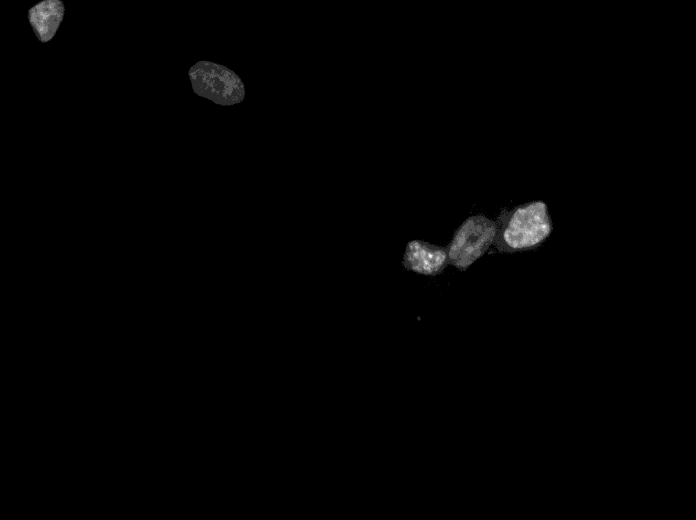
#> input picture Week_05/data/no-serum-dapi.tiff, 1392 x 1040 px (shown at 1/2 size); its folder holds 4 pictures in this run
$ jupyter execute --allow-errors POSTCLASS_5-2_Image_analysis_II_upload.ipynb
#> lines starting #> are read from the running program, lines starting #| are printed output that depends on the picture; after the words box and inside, x2 and y2 are one past the last pixel; in counts of white or black regions, pixels touching at a corner belong together
<h1 style="font-size: 40px; margin-bottom: 0px;">5.2 Python image analysis (II)</h1>

<hr style="margin-left: 0px; border: 0.25px solid; border-color: #000000; width: 800px;"></hr>

In notebook 5-1, we started exploring how images are represented on our computers by playing around with them in Python. Today, we'll take what we know about how images are represented to extract quantitative information from our images and use that information to analyze our images to derive biological insights. First, we'll load in the single set of serum-starved and serum-stimulated cells that we worked with in in notebook 5-1, then run through an analysis to quantify the nuclear intensity of YAP after serum stimulation. Then, you'll use what you learned to determine if there is a significant difference in YAP nuclear localization.

<strong>Learning objectives:</strong>
<ul>
    <li>Continue exploring images in Python</li>
    <li>Extract quantitative information from images</li>
    <li>Analyze a single image</li>
    <li>Run a quick analysis to compare serum starved and serum stimulated conditions</li>
</ul>

[cell 1]
#Import packages
import numpy as np
import pandas as pd
import matplotlib.pyplot as plt
import seaborn as sns
import scipy.stats as stats
import os
import skimage as ski
import scipy.ndimage as ndi

<h1 style="font-size: 40px; margin-bottom: 0px;">Extract quantitative information from images</h1>

<hr style="margin-left: 0px; border: 0.25px solid; border-color: #000000; width: 850px;"></hr>

To get us started for today's lesson, let's copy over our code to load in our image files in our <code>data</code> subdirectory like we did in notebook 5-1.

[cell 2]
#We can load in our files the same way we did in notebook 5-1 since we're working with the same images
no_serum_names = [name for name in os.listdir('./data') if 'no-serum' in name]
no_serum_names.sort()

serum_names = [name for name in os.listdir('./data') if 'no-serum' not in name]
serum_names.sort()

no_serum = [plt.imread(f'./data/{i}') for i in no_serum_names]
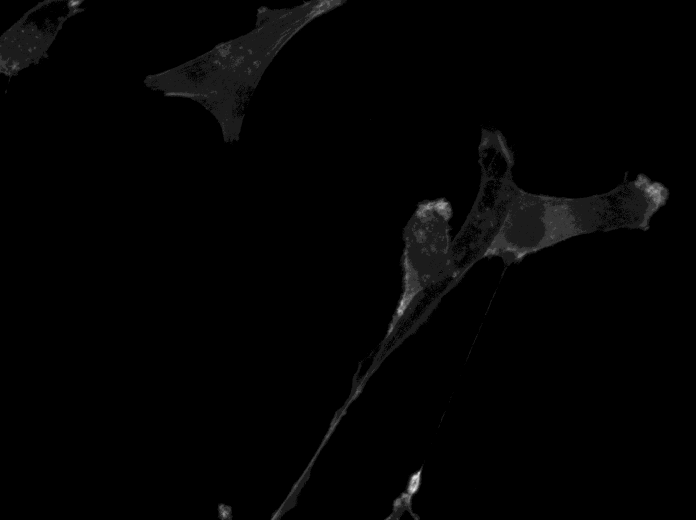
#> input picture Week_05/data/no-serum-phalloidin.tiff, 1392 x 1040 px (shown at 1/2 size)
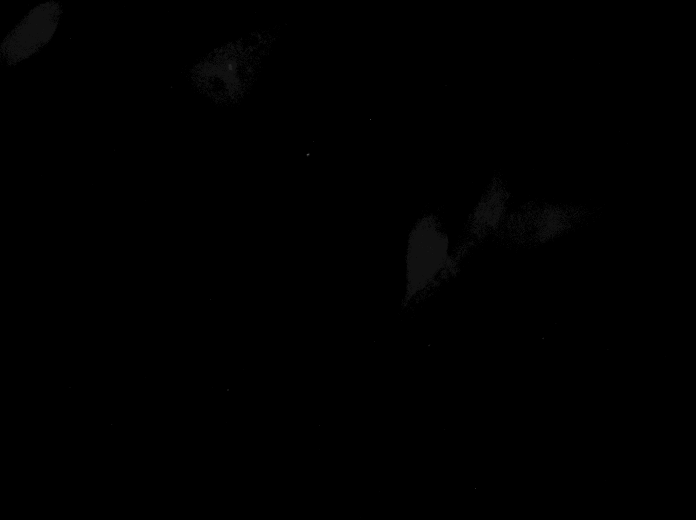
#> input picture Week_05/data/no-serum-yap.tiff, 1392 x 1040 px (shown at 1/2 size)
#> no_serum = 3 items
serum = [plt.imread(f'./data/{i}') for i in serum_names]
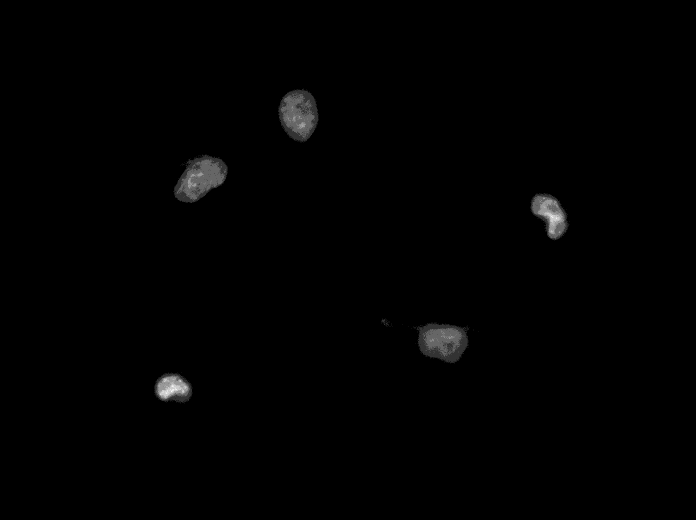
#> input picture Week_05/data/serum-dapi.tiff, 1392 x 1040 px (shown at 1/2 size)
#> serum = 1 item

plt.imshow(
    no_serum[0],
)

<h2>Plot the intensity profile</h2>

Since our images are 2D arrays, we can pull out rows and columns and then plot the resulting intensities along that axis as a line plot to visualize the intensity profile. Select an image from the ones that we've imported, and then see if you can plot an intensity profile by pulling out the intensity values for just a single row or a single column from that image.

[cell 3]
#Here, we're pulling out the intensity values for a single row and then plotting a line plot of it
#So the x-axis will be the position along the image's width
#and the y-axis will be the intensity value (gray value)
#To help with visualization, we'll visualize our image on the left plot
#and our lineplot on the right plot
fig, ax = plt.subplots(1, 2)

#We set up a variable to specify what row index we want to pull out
#So we can update this variable and the rest of the code will update appropriately
pull_row = 50

#Our left hand plot will just be our image
ax[0].imshow(
    no_serum[0],
    cmap='gray',
)

#And we can plot a horizontal line to show what row we're plotting
ax[0].hlines(
    pull_row,
    0,
    len(no_serum[0][pull_row, :]),
    color='y',
    ls='--',
    lw=0.75,
)

ax[0].axis(False)

#And then plot our line plot of the gray values on the right
sns.lineplot(
    no_serum[0][pull_row, :],
    ax=ax[1],
)

ax[1].set_xlabel('Position along image width')
ax[1].set_ylabel('Gray value')

fig.set_size_inches(10, 5)
fig.set_dpi(300)
plt.show()
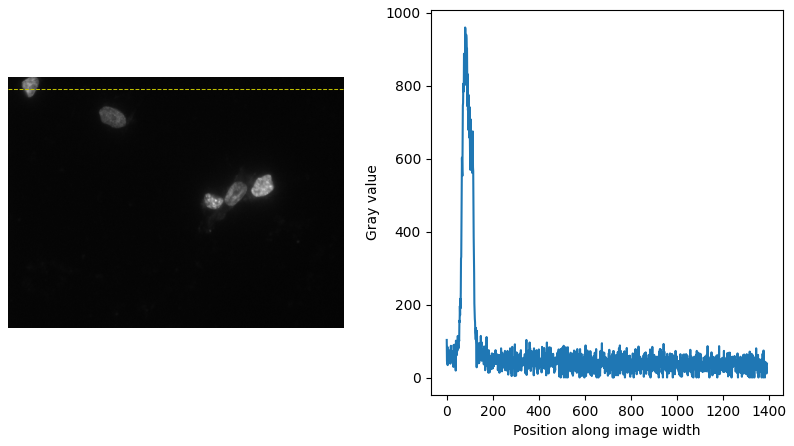
#> figure drawn by matplotlib, 2 panels; panel 2: curve peaks at x = 80, y = 960

<h2>Detect edges</h2>

The quantitative values of our images can be used to determine where edges exist in our images, and we can make use of scikit-image's <code>ski.feature.canny()</code> edge detector function to identify where the edges are. <a href="https://scikit-image.org/docs/stable/api/skimage.feature.html#skimage.feature.canny" rel="noopener noreferrer"><u>Documentation for <code>ski.feature.canny()</code> can be found here.</u></a>

This function allows us to set the thresholds for what is considered an edge as well as smooth out noise if our images are noisy, resulting in edges being detected where they don't actually exist.

[cell 4]
#From the profile plot above, we can see that edges can be identified by a large delta gray value
#Here, we use a scikit-image package to detect edges, which uses this concept
edges = ski.feature.canny(
    no_serum[0],
    sigma=1.75,
    low_threshold=100,
    high_threshold=450,
)
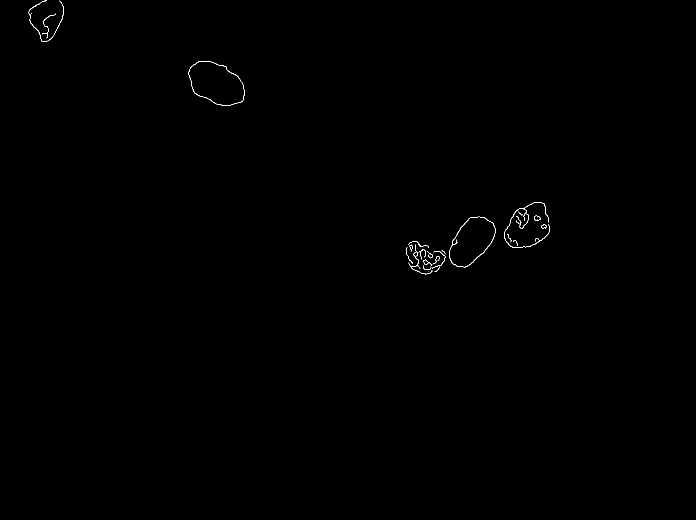
#> edges: shape (1040, 1392) bool (shown at 1/2 size); 0.16% white in thin lines or dots, all inside (x1, y1, x2, y2) = (57, 1, 1100, 549)

plt.imshow(edges)
plt.axis(False);

<h2>Identify particles in an image</h2>

Like with ImageJ, we can also create a binary image to then analyze the properties of the particles selected by our threshold. To do this, let's first process our two DAPI images again to convert our image into a binary image by thresholding. Use the same threshold for both images, so that we are processing both sample conditions in the same way. If there are holes left after thresholding, see if you remember how to fill holes in a binary image from notebook 5-1.

[cell 5]
#Set up our threshold like we've done before and fill in holes
ns_thresh = no_serum[0] > 400
#> ns_thresh: shape (1040, 1392) bool; 1.8% white; 45 white regions (41 under 20 px), largest, box (x1, y1, x2, y2) and area: (812, 434, 992, 548) 9817, (1003, 403, 1102, 499) 6601, (377, 123, 489, 208) 5242, (57, 0, 128, 84) 4082
ns_thresh_fill = ndi.binary_fill_holes(ns_thresh)
#> ns_thresh_fill: shape (1040, 1392) bool; 1.8% white; 45 white regions (41 under 20 px), largest, box (x1, y1, x2, y2) and area: (812, 434, 992, 548) 9944, (1003, 403, 1102, 499) 6616, (377, 123, 489, 208) 5779, (57, 0, 128, 84) 4083

s_thresh = serum[0] > 400
#> s_thresh: shape (1040, 1392) bool; 1.5% white; 50 white regions (45 under 20 px), largest, box (x1, y1, x2, y2) and area: (352, 316, 453, 403) 5397, (559, 182, 635, 280) 5111, (840, 652, 933, 720) 4335, (1064, 390, 1134, 479) 3624, (310, 750, 382, 801) 2673
s_thresh_fill = ndi.binary_fill_holes(s_thresh)
#> s_thresh_fill: shape (1040, 1392) bool; 1.5% white; 50 white regions (45 under 20 px), largest, box (x1, y1, x2, y2) and area: (352, 316, 453, 403) 5495, (559, 182, 635, 280) 5207, (840, 652, 933, 720) 4464, (1064, 390, 1134, 479) 3636, (310, 750, 382, 801) 2682

Take a look at both thresholded DAPI images side by side.

[cell 6]
fig, ax = plt.subplots(1, 2)

ax[0].imshow(
    ns_thresh_fill,
)

ax[1].imshow(
    s_thresh_fill,
)

ax[0].axis(False)
ax[1].axis(False)

fig.set_dpi(300)

<h3>Remove particles on the image edge</h3>

Sometimes it can be helpful to also remove particles that are clipped by the boundaries of our image so that we exclude them from our analysis. In one of our images, we can see that there is a nucleus that is right on the edge. This could potentially throw off our results since we're not capturing the full nucleus. We can remove this particle by using <code>ski.segmentation.clear_border()</code>, which will remove particles that tough the edges of our image and is similar to what you can also do in ImageJ. <a href="https://scikit-image.org/docs/stable/api/skimage.segmentation.html#skimage.segmentation.clear_border" rel="noopener noreferrer"><u>Documentation for <code>ski.segmentation.clear_border()</code> can be found here.</u></a>

[cell 7]
ns_thresh_fill = ski.segmentation.clear_border(ns_thresh_fill)
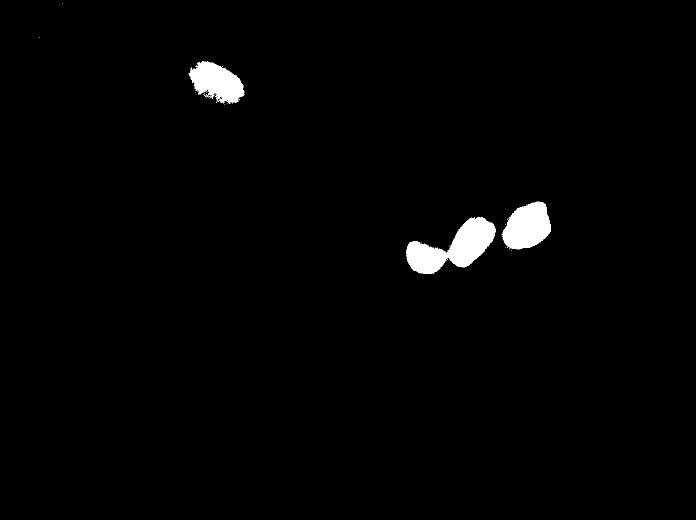
#> ns_thresh_fill: shape (1040, 1392) bool (shown at 1/2 size); 1.5% white; 44 white regions (41 under 20 px)

plt.imshow(ns_thresh_fill)

Once we have our processed binaries, we can use scikit-image's <code>ski.measure.label()</code> function to identify and also label individual particles in our thresholded images. <a href="https://scikit-image.org/docs/stable/api/skimage.measure.html#skimage.measure.label" rel="noopener noreferrer"><u>Documentation for <code>ski.measure.label()</code> can be found here.</u></a>

Digging into the documentation, we can see that this function works by assigning any element in our 2D matrix with the value <code>0</code> as background pixels by default, and then it identifies particles as clusters of connected elements that share the same value, which in our case is <code>1</code>. Then after it identifies particles, it will assign each particle its own integer label.

If we dig into the documentation, we can see that it returns to us one object by default (<code>labels</code>), which is the labeled array where each particle is assigned an integer value. We can also instruct it to return an additional object (<code>num</code>), which is just the total particle count if we switch the parameter <code>return_num</code> from <code>False</code> to <code>True</code>.

[cell 8]
#Here we're just labeling particles in our image
#So anything that is not background (not 0) will be a particle
#And the documentation details how it determines what a particle is
ns_label, ns_particle_count = ski.measure.label(
    ns_thresh_fill,
    return_num=True,
)
#> ns_label: shape (1040, 1392) int32; 45 distinct labels, from 0 to 44
#> ns_particle_count = 44

s_label, s_particle_count = ski.measure.label(
    s_thresh_fill,
    return_num=True,
)
#> s_label: shape (1040, 1392) int32; 51 distinct labels, from 0 to 50
#> s_particle_count = 50

Now let's take a look at the two objects it's returned to us. How many particles do you see when looking at the number of particles compared to how many particles you see when you visualize the returned array using <code>plt.imshow()</code>?

[cell 9]
plt.imshow(ns_thresh_fill)

[cell 10]
print(ns_particle_count)
#| 44

<h3>Visualize labeled particles more distinctly</h3>

We can see that the particles are visualized with slightly different color if we use the viridis colormap because their labels are treated as intensity values. But we can make their colors more distinct from one another based on their labels.

To do this, we can assign a color to each particle based on their label using <code>ski.color.label2rgb()</code>, which will allow us to more easily differentiate each particle based on their assigned color rather than treating their label as an intensity value. <a href="https://scikit-image.org/docs/stable/api/skimage.color.html#skimage.color.lab2rgb" rel="noopener noreferrer"><u>Documentation for <code>ski.color.label2rgb()</code> can be found here.</u></a>

[cell 11]
plt.imshow(ski.color.label2rgb(s_label))
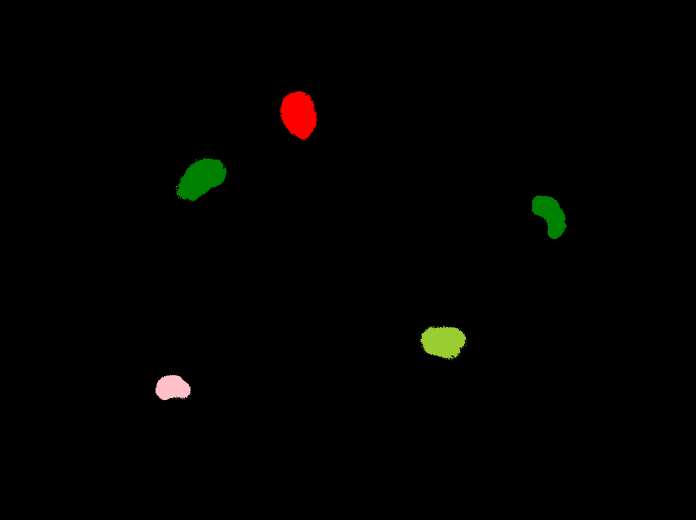
#> shown: shape (1040, 1392, 3) float64 (shown at 1/2 size); mean R, G, B 0.00734, 0.00706, 0.0021

<h2>Analyze particles</h2>

With our labeled particles, we can continue to make use of scikit-image to now analyze the labeled particles. To do this, we'll use the <code>ski.measure.regionprops()</code> function, which will measure a bunch of properties of each labeled particle. <a href="https://scikit-image.org/docs/stable/api/skimage.measure.html#skimage.measure.regionprops" rel="noopener noreferrer"><u>Documentation for <code>ski.measure.regionprops()</code>, including the full set of properties that it measures, can be found here.</u></a>

Let's use this function to analyze our labeled particles from our serum and no serum conditions, and then save each resulting output to a new variable.

[cell 12]
ns_properties = ski.measure.regionprops(ns_label)
#> ns_properties = 44 regions; largest, box (x1, y1, x2, y2) and area: (812, 434, 992, 548) 9944, (1003, 403, 1102, 499) 6616, (377, 123, 489, 208) 5779, (408, 189, 412, 193) 8, (434, 200, 437, 204) 6
s_properties = ski.measure.regionprops(s_label)
#> s_properties = 50 regions; largest, box (x1, y1, x2, y2) and area: (352, 316, 453, 403) 5495, (559, 182, 635, 280) 5207, (840, 652, 933, 720) 4464, (1064, 390, 1134, 479) 3636, (310, 750, 382, 801) 2682

Now let's take a look at the resulting object that we have as a result of this function:

[cell 13]
print(ns_properties)
#> (printed output is left out)
#We can see that the obect returned to us by the function is a list containing a bunch of RegionProperties objects
#Each elemnt in the list corresponds to an analyzed particle

We can see that we were returned a compound data type in which each element within the list is a RegionProperties object corresponding to a labeled particle that was analyzed. If we dig into the documentation for <code>ski.measure.regionprops()</code>, we can see under Notes that there are a bunch of properties that can be access as attributes or keys. These include <code>area</code> and <code>label</code>, which are most relevant to our analysis today.

Let's pull out these two attributes for a random particle that we analyzed to take a look.

[cell 14]
print(ns_properties[0].area)
#| 1.0

<h3>Pull particle areas</h3>

You can see that we're able to access the quantified area of each particle by the <code>area</code> attribute, and if we wanted to then pull together all the areas of our analyzed particles, we can iterate through our list of <code>RegionProperties</code> objects that was outputed by the <code>ski.measure.regionprops()</code> function, and then specifically pull out the <code>area</code> attribute from the object.

[cell 15]
#Taking a look at the number of analyzed particles for each DAPI image
print(ns_particle_count, s_particle_count)
#| 44 50
#Can see the numbers are not equal, so we will need to set up separate for-loops

[cell 16]
ns_areas = np.zeros(ns_particle_count)
s_areas = np.zeros(s_particle_count)

for i in range(0, ns_particle_count):
    ns_areas[i] = ns_properties[i].area
#> after the loop, ns_areas = 44 values, max 9944 at index 27, min 1 at index 0, mean 509.2

for j in range(0, s_particle_count):
    s_areas[j] = s_properties[j].area
#> after the loop, s_areas = 50 values, max 5495 at index 14, min 1 at index 1, mean 430.9

Let's take a look at the measured areas for each of our particles as a single DataFrame that holds the data for both serum and no serum conditions.

[cell 17]
area_data = pd.DataFrame(
    [ns_areas, s_areas],
    index=['no_serum', 'serum'],
).T
#> area_data = table of 50 rows and 2 columns

area_data
#> Out = table of 50 rows and 2 columns

<h3>Filter out noise</h3>

We can see that there are a lot of particles with just a size of 1 or are otherwise very small. This tells us that potentially, our thresholding picked up some noise as well. Let's take a look at the distribution of our particle areas.

[cell 18]
#We can plot a histogram of the distribution of particle areas
sns.histplot(area_data.no_serum, bins=np.arange(0, 10000, 50))
sns.histplot(area_data.serum, bins=np.arange(0, 10000, 50))

#You can then see that most particles are very small in size and thus are not nuclei
#So we need to filter these particles out before we perform our analysis
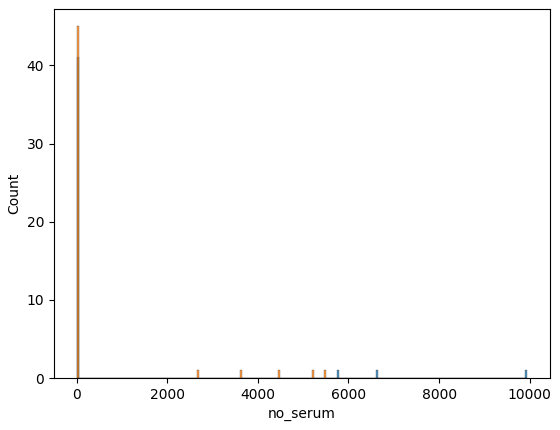
#> figure drawn by matplotlib, 1 panel; tallest bar 41 high, from x = 0 to 50; tallest bar 45 high, from x = 0 to 50

You can see that we have a fair number of tiny tiny particles with an area of less than 100 sq pixels, which probably correspond to noise (since we wouldn't expect our nuclei to be that small). So this isn't something we want to include in our analysis. So then we need to filter out these particles to remove them from our analysis. We can make use of a conditional statement to filter out these particles based on whether or not their area meets our threshold to not be considered noise.

For those of you working aheaad, what this essentially looks like is that we need to first set up a new "blank" image using <code>np.zeros_like()</code>. And then we will iterate through each <code>RegionProperties</code> object to transfer any particle whose measured <code>area</code> is above our threshold of 100 pixels over to our "blank" image. We will then end up with a new image containing only particles that are greater than our size threshold.

[cell 19]
#To filter out noise, we first set up a new "blank" image
#which will then hold only the particles that meet our size threshold
ns_filtered = np.zeros_like(ns_label)
s_filtered = np.zeros_like(s_label)

#We loop through all the particles that were analyzed
for particle in ns_properties:
    #If the area meets our size threshold
    if particle.area > 100:
        #We "stamp" it onto our blank image and then check the next particle
        ns_filtered += ns_label == particle.label
#> this loop made 44 passes
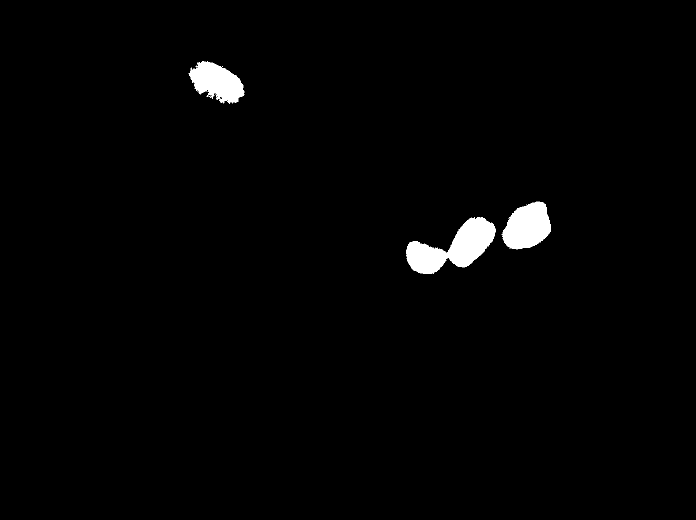
#> ns_filtered: shape (1040, 1392) int32 (shown at 1/2 size); values 0 (black) and 1 (white), 1.5% white; 3 white regions, box (x1, y1, x2, y2) and area: (812, 434, 992, 548) 9944, (1003, 403, 1102, 499) 6616, (377, 123, 489, 208) 5779
        #If it doesn't meet the size threshold, the particle is not transferred over

#We do the same for our other DAPI image
for particle in s_properties:
    if particle.area > 100:
        s_filtered += s_label == particle.label
#> this loop made 50 passes
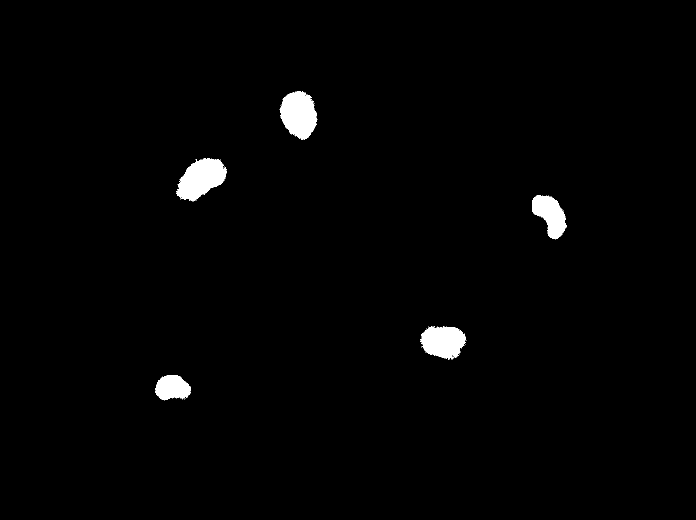
#> s_filtered: shape (1040, 1392) int32 (shown at 1/2 size); values 0 (black) and 1 (white), 1.5% white; 5 white regions, box (x1, y1, x2, y2) and area: (352, 316, 453, 403) 5495, (559, 182, 635, 280) 5207, (840, 652, 933, 720) 4464, (1064, 390, 1134, 479) 3636, (310, 750, 382, 801) 2682
#> (the rest of the program and of its run is left out)
